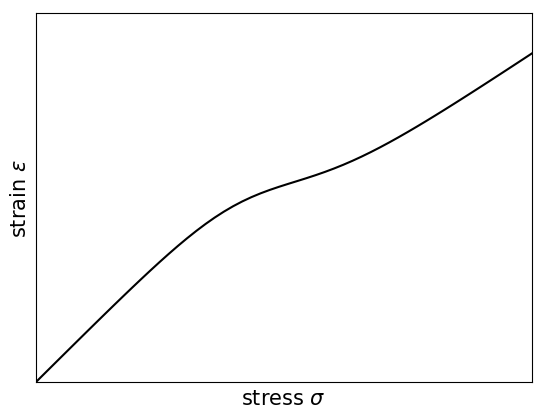

Generate this figure with Python:
import numpy as np
import matplotlib.pyplot as plt
   
#del matplotlib.font_manager.weight_dict['roman']
#matplotlib.font_manager._rebuild()
  
def tanh(x):
    y = (np.exp(x)-np.exp(-x)) / (np.exp(x) + np.exp(-x))
    return y

x = np.linspace(-1, 21, 100)
y = x/(0.25*tanh(x/2-3)+1.25)
#plt.style.use('classic')
#plt.gca().set_aspect('equal', adjustable='box')
fig, ax = plt.subplots(1, 1)

plt.ylim([0,9])
plt.xlim([0,12])

ax.axes.xaxis.set_ticks([])
ax.axes.yaxis.set_ticks([])
#ax.set_yticks([1, 4])
#ax.set_yticklabels(['$E_1$','$E_2$'], fontsize=9)
#ax.set_xticks([-0.5])
#ax.set_xticklabels([r'$F_0$''\n$\Delta F$'], fontsize=9)
plt.xlabel('stress $\sigma$', fontsize=15)
plt.ylabel(r'strain $\varepsilon$', fontsize=15)

ax.plot(x, y, color='black')
plt.show()
fig.savefig("fig2b.png",bbox_inches="tight")

